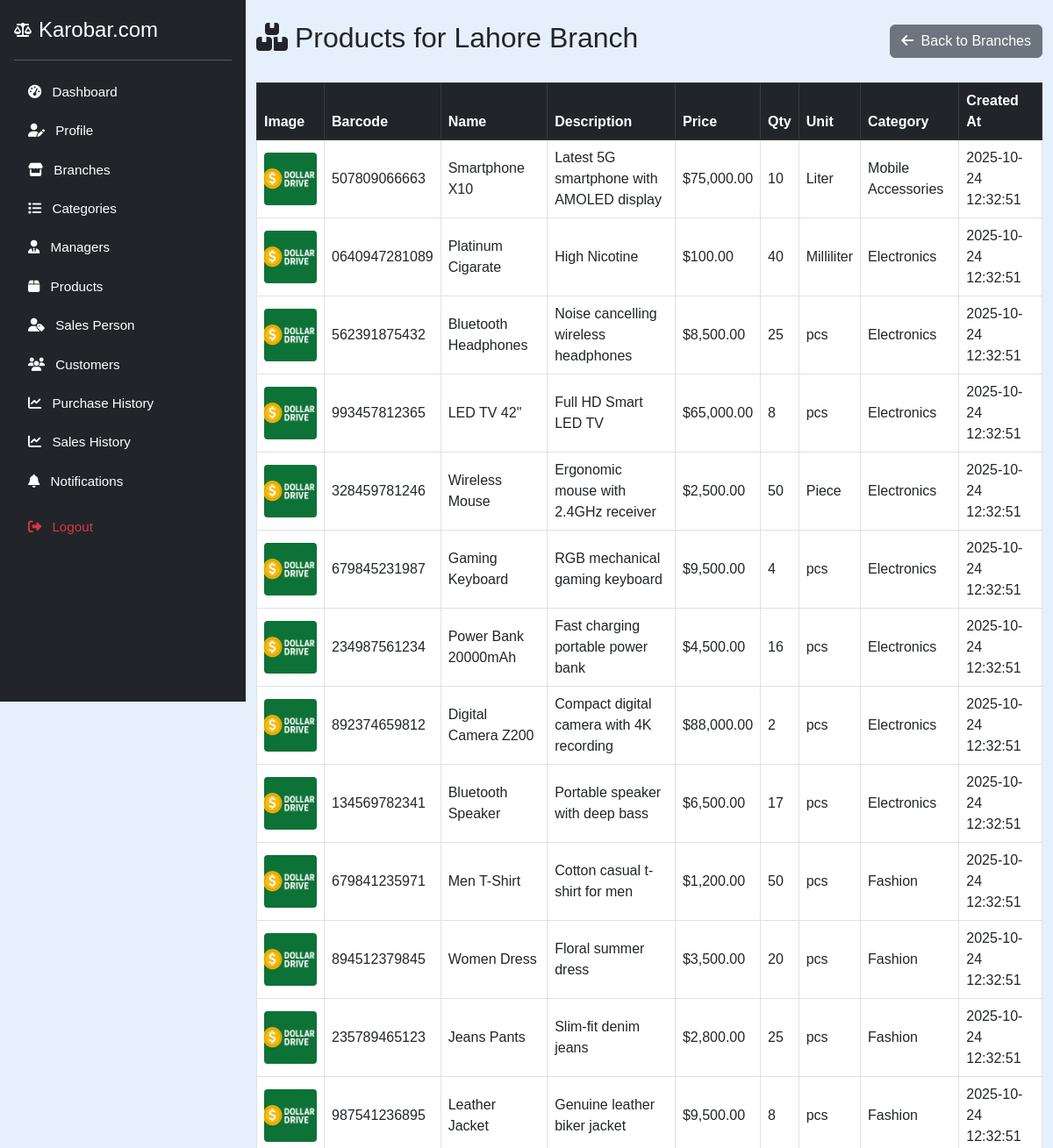
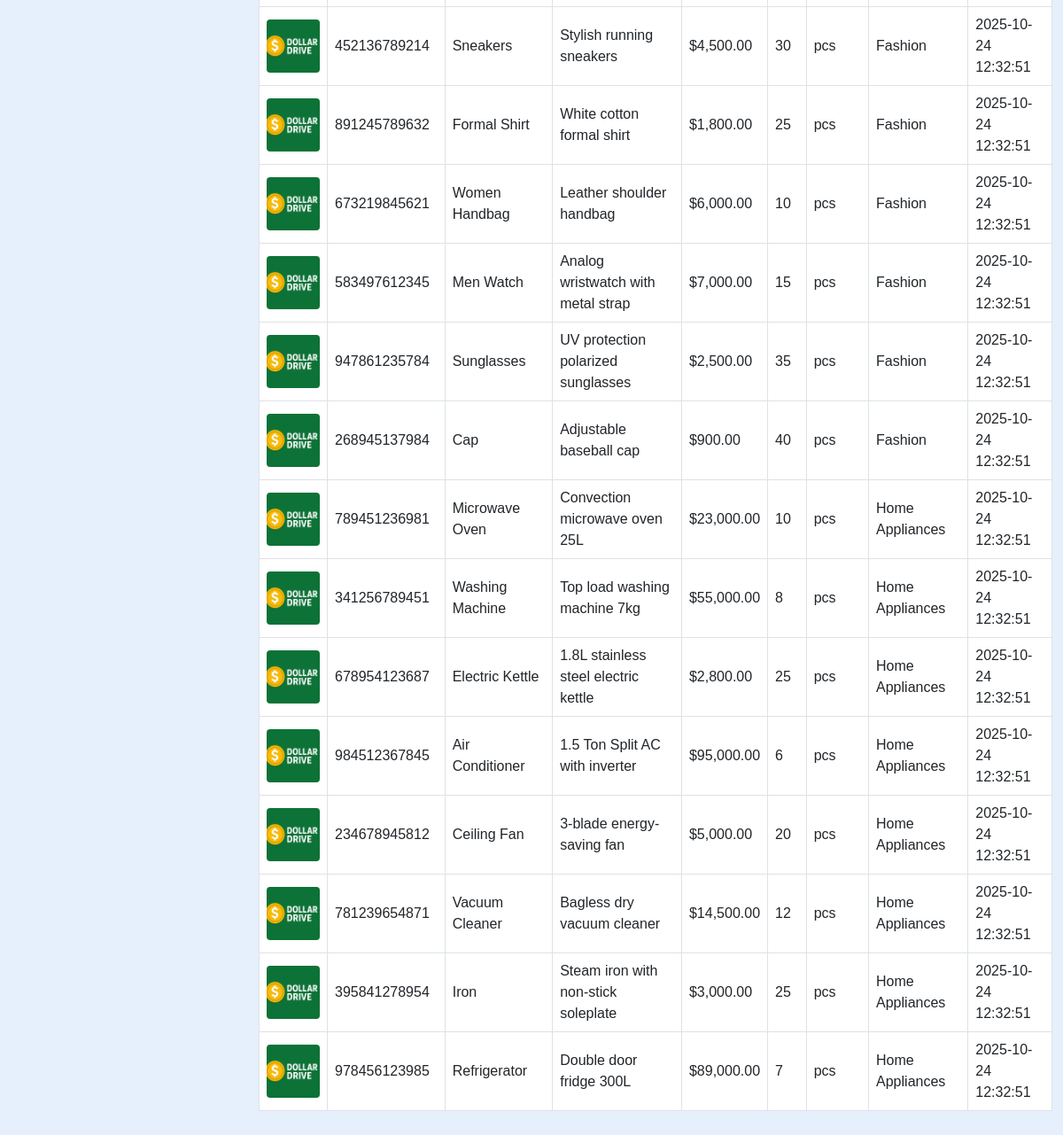
Page /owner/branch_products.php?branch_id=1 (signed in) on the committed database (2 pictures, top to bottom).
### tables this page shows
CREATE TABLE `branches` (
  `id` int(11) NOT NULL,
  `owner_id` int(11) NOT NULL,
  `name` varchar(255) NOT NULL,
  `location` varchar(255) NOT NULL,
  `created_at` datetime DEFAULT current_timestamp()
);

CREATE TABLE `products` (
  `id` int(11) NOT NULL,
  `branch_id` int(11) NOT NULL,
  `barcode_id` varchar(100) NOT NULL,
  `name` varchar(255) NOT NULL,
  `description` text DEFAULT NULL,
  `price` decimal(10,2) NOT NULL DEFAULT 0.00,
  `quantity` int(11) NOT NULL DEFAULT 0,
  `low_stock_threshold` int(10) UNSIGNED NOT NULL DEFAULT 0,
  `image` varchar(255) DEFAULT NULL,
  `created_at` datetime DEFAULT current_timestamp(),
  `category_id` int(11) NOT NULL,
  `unit` varchar(50) NOT NULL
);

CREATE TABLE `categories` (
  `id` int(11) NOT NULL,
  `owner_id` int(11) NOT NULL,
  `name` varchar(255) NOT NULL,
  `created_at` timestamp NOT NULL DEFAULT current_timestamp()
);

### owner/branch_products.php (the view, shortened to what this page needs)
<?php
include('../config.php');
$owner_id = $_SESSION["id"];
$branch_id = isset($_GET['branch_id']) ? (int)$_GET['branch_id'] : 0;
$stmt = $conn->prepare("SELECT name FROM branches WHERE id = ? AND owner_id = ?");
$stmt->bind_param("ii", $branch_id, $owner_id);
$stmt->execute();
$result = $stmt->get_result();
$branch = $result->fetch_assoc();
$sql = "
    SELECT p.id, p.barcode_id, p.name, p.description, p.price, p.quantity, p.unit, p.image, p.created_at,
           c.name AS category_name
    FROM products p
    INNER JOIN branches b ON p.branch_id = b.id
    INNER JOIN categories c ON p.category_id = c.id
    WHERE p.branch_id = ? AND b.owner_id = ?
    ORDER BY p.created_at DESC
";
$stmt = $conn->prepare($sql);
$stmt->bind_param("ii", $branch_id, $owner_id);
$stmt->execute();
$products = $stmt->get_result()->fetch_all(MYSQLI_ASSOC);
?>
<!DOCTYPE html>
<html lang="en">
<head>
    <link href="https://cdn.jsdelivr.net/npm/bootstrap@5.3.0/dist/css/bootstrap.min.css" rel="stylesheet" />
    <link href="https://cdnjs.cloudflare.com/ajax/libs/font-awesome/6.4.0/css/all.min.css" rel="stylesheet" />
</head>
<body>
<?php include('sidebar.php'); ?>
<div class="container py-4">
    <div class="d-flex justify-content-between align-items-center mb-4">
        <h2><i class="fas fa-boxes me-2"></i>Products for <?php echo htmlspecialchars($branch['name']); ?></h2>
        <a href="branches.php" class="btn btn-secondary"><i class="fas fa-arrow-left me-1"></i> Back to Branches</a>
    </div>
    <table class="table table-bordered table-hover align-middle">
        <thead class="table-dark">
            <tr>
                <th>Image</th>
                <th>Barcode</th>
                <th>Name</th>
                <th>Description</th>
                <th>Price</th>
                <th>Qty</th>
                <th>Unit</th>
                <th>Category</th>
                <th>Created At</th>
            </tr>
        </thead>
        <tbody id="productsTableBody">
            <?php if (count($products) === 0): ?>
                <tr><td colspan="9" class="text-center">No products found for this branch.</td></tr>
            <?php else: ?>
                <?php foreach ($products as $p): ?>
                    <tr data-id="<?= $p['id'] ?>">
                        <td><img src="images/<?= htmlspecialchars($p['image']) ?>" alt="Product Image" class="product-image-thumb"></td>
                        <td><?= htmlspecialchars($p['barcode_id']) ?></td>
                        <td><?= htmlspecialchars($p['name']) ?></td>
                        <td><?= htmlspecialchars(strlen($p['description']) > 40 ? substr($p['description'], 0, 40).'...' : $p['description']) ?></td>
                        <td>$<?= number_format($p['price'], 2) ?></td>
                        <td><?= (int)$p['quantity'] ?></td>
                        <td><?= htmlspecialchars($p['unit']) ?></td>
                        <td><?= htmlspecialchars($p['category_name']) ?></td>
                        <td><?= htmlspecialchars($p['created_at']) ?></td>
                    </tr>
                <?php endforeach; ?>
            <?php endif; ?>
        </tbody>
    </table>
</div>
</body>
</html>

### owner/branch_products.php (style rules this page uses)
.product-image-thumb { width: 60px; height: 60px; object-fit: cover; border-radius: 4px; }

### owner/sidebar.php (style rules this page uses)
body { font-family: Arial, sans-serif; background-color: #e6effc; margin-left: 280px; }

### rows in the picture
branches: name "Lahore Branch"
products: image (picture), barcode "507809066663", name "Smartphone X10", description "Latest 5G smartphone with AMOLED display", price "75,000.00", quantity "10", unit "Liter", category.name "Mobile Accessories", created_at "2025-10-24 12:32:51"
products: image (picture), barcode "0640947281089", name "Platinum Cigarate", description "High Nicotine", price "100.00", quantity "40", unit "Milliliter", category.name "Electronics", created_at "2025-10-24 12:32:51"
products: image (picture), barcode "562391875432", name "Bluetooth Headphones", description "Noise cancelling wireless headphones", price "8,500.00", quantity "25", unit "pcs", category.name "Electronics", created_at "2025-10-24 12:32:51"
products: image (picture), barcode "993457812365", name "LED TV 42\"", description "Full HD Smart LED TV", price "65,000.00", quantity "8", unit "pcs", category.name "Electronics", created_at "2025-10-24 12:32:51"
products: image (picture), barcode "328459781246", name "Wireless Mouse", description "Ergonomic mouse with 2.4GHz receiver", price "2,500.00", quantity "50", unit "Piece", category.name "Electronics", created_at "2025-10-24 12:32:51"
products: image (picture), barcode "679845231987", name "Gaming Keyboard", description "RGB mechanical gaming keyboard", price "9,500.00", quantity "4", unit "pcs", category.name "Electronics", created_at "2025-10-24 12:32:51"
products: image (picture), barcode "234987561234", name "Power Bank 20000mAh", description "Fast charging portable power bank", price "4,500.00", quantity "16", unit "pcs", category.name "Electronics", created_at "2025-10-24 12:32:51"
products: image (picture), barcode "892374659812", name "Digital Camera Z200", description "Compact digital camera with 4K recording", price "88,000.00", quantity "2", unit "pcs", category.name "Electronics", created_at "2025-10-24 12:32:51"
products: image (picture), barcode "134569782341", name "Bluetooth Speaker", description "Portable speaker with deep bass", price "6,500.00", quantity "17", unit "pcs", category.name "Electronics", created_at "2025-10-24 12:32:51"
products: image (picture), barcode "679841235971", name "Men T-Shirt", description "Cotton casual t-shirt for men", price "1,200.00", quantity "50", unit "pcs", category.name "Fashion", created_at "2025-10-24 12:32:51"
products: image (picture), barcode "894512379845", name "Women Dress", description "Floral summer dress", price "3,500.00", quantity "20", unit "pcs", category.name "Fashion", created_at "2025-10-24 12:32:51"
products: image (picture), barcode "235789465123", name "Jeans Pants", description "Slim-fit denim jeans", price "2,800.00", quantity "25", unit "pcs", category.name "Fashion", created_at "2025-10-24 12:32:51"
products: image (picture), barcode "987541236895", name "Leather Jacket", description "Genuine leather biker jacket", price "9,500.00", quantity "8", unit "pcs", category.name "Fashion", created_at "2025-10-24 12:32:51"
products: image (picture), barcode "452136789214", name "Sneakers", description "Stylish running sneakers", price "4,500.00", quantity "30", unit "pcs", category.name "Fashion", created_at "2025-10-24 12:32:51"
products: image (picture), barcode "891245789632", name "Formal Shirt", description "White cotton formal shirt", price "1,800.00", quantity "25", unit "pcs", category.name "Fashion", created_at "2025-10-24 12:32:51"
products: image (picture), barcode "673219845621", name "Women Handbag", description "Leather shoulder handbag", price "6,000.00", quantity "10", unit "pcs", category.name "Fashion", created_at "2025-10-24 12:32:51"
products: image (picture), barcode "583497612345", name "Men Watch", description "Analog wristwatch with metal strap", price "7,000.00", quantity "15", unit "pcs", category.name "Fashion", created_at "2025-10-24 12:32:51"
products: image (picture), barcode "947861235784", name "Sunglasses", description "UV protection polarized sunglasses", price "2,500.00", quantity "35", unit "pcs", category.name "Fashion", created_at "2025-10-24 12:32:51"
products: image (picture), barcode "268945137984", name "Cap", description "Adjustable baseball cap", price "900.00", quantity "40", unit "pcs", category.name "Fashion", created_at "2025-10-24 12:32:51"
products: image (picture), barcode "789451236981", name "Microwave Oven", description "Convection microwave oven 25L", price "23,000.00", quantity "10", unit "pcs", category.name "Home Appliances", created_at "2025-10-24 12:32:51"
products: image (picture), barcode "341256789451", name "Washing Machine", description "Top load washing machine 7kg", price "55,000.00", quantity "8", unit "pcs", category.name "Home Appliances", created_at "2025-10-24 12:32:51"
products: image (picture), barcode "678954123687", name "Electric Kettle", description "1.8L stainless steel electric kettle", price "2,800.00", quantity "25", unit "pcs", category.name "Home Appliances", created_at "2025-10-24 12:32:51"
products: image (picture), barcode "984512367845", name "Air Conditioner", description "1.5 Ton Split AC with inverter", price "95,000.00", quantity "6", unit "pcs", category.name "Home Appliances", created_at "2025-10-24 12:32:51"
products: image (picture), barcode "234678945812", name "Ceiling Fan", description "3-blade energy-saving fan", price "5,000.00", quantity "20", unit "pcs", category.name "Home Appliances", created_at "2025-10-24 12:32:51"
products: image (picture), barcode "781239654871", name "Vacuum Cleaner", description "Bagless dry vacuum cleaner", price "14,500.00", quantity "12", unit "pcs", category.name "Home Appliances", created_at "2025-10-24 12:32:51"
products: image (picture), barcode "395841278954", name "Iron", description "Steam iron with non-stick soleplate", price "3,000.00", quantity "25", unit "pcs", category.name "Home Appliances", created_at "2025-10-24 12:32:51"
products: image (picture), barcode "978456123985", name "Refrigerator", description "Double door fridge 300L", price "89,000.00", quantity "7", unit "pcs", category.name "Home Appliances", created_at "2025-10-24 12:32:51"
